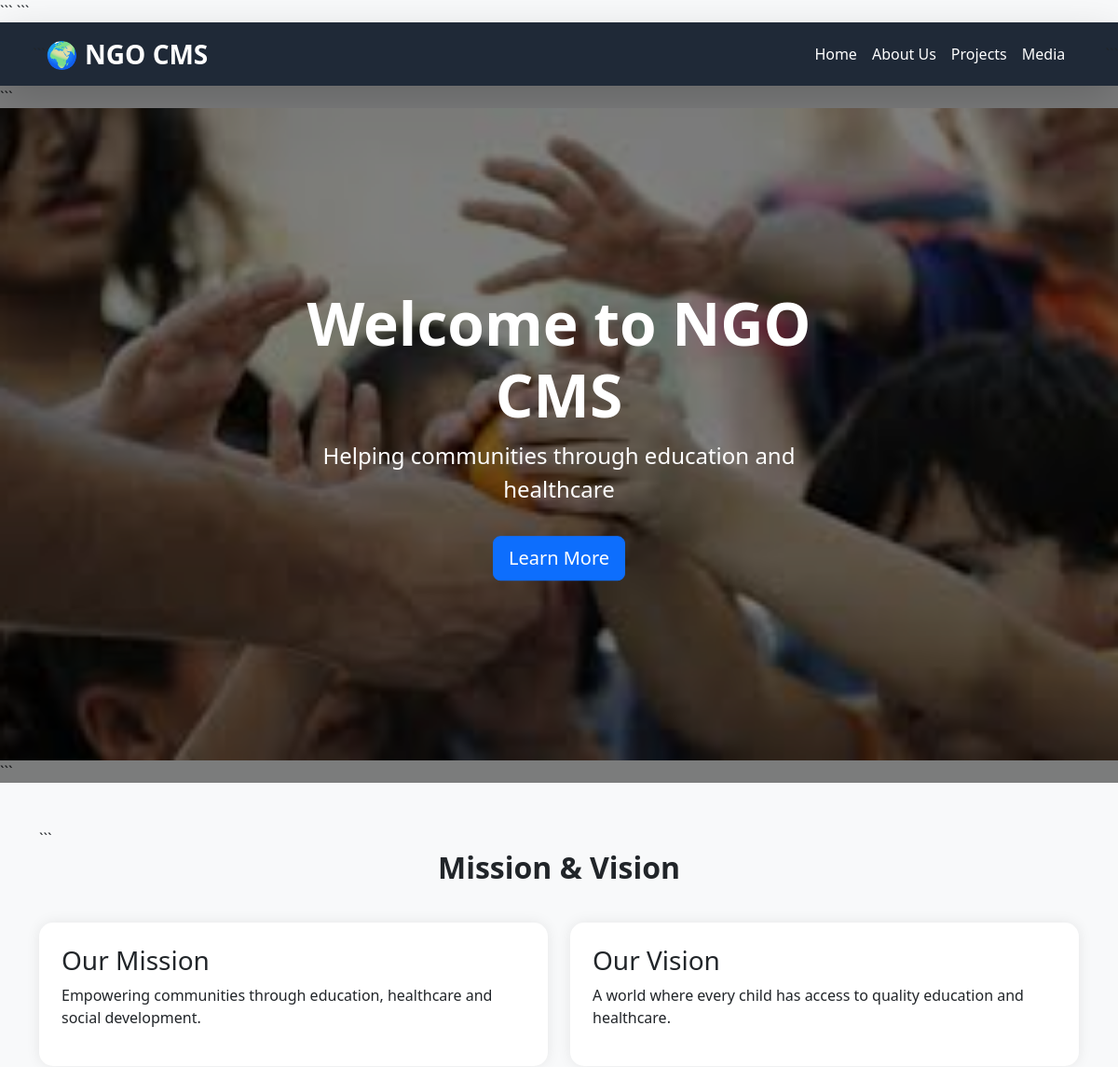
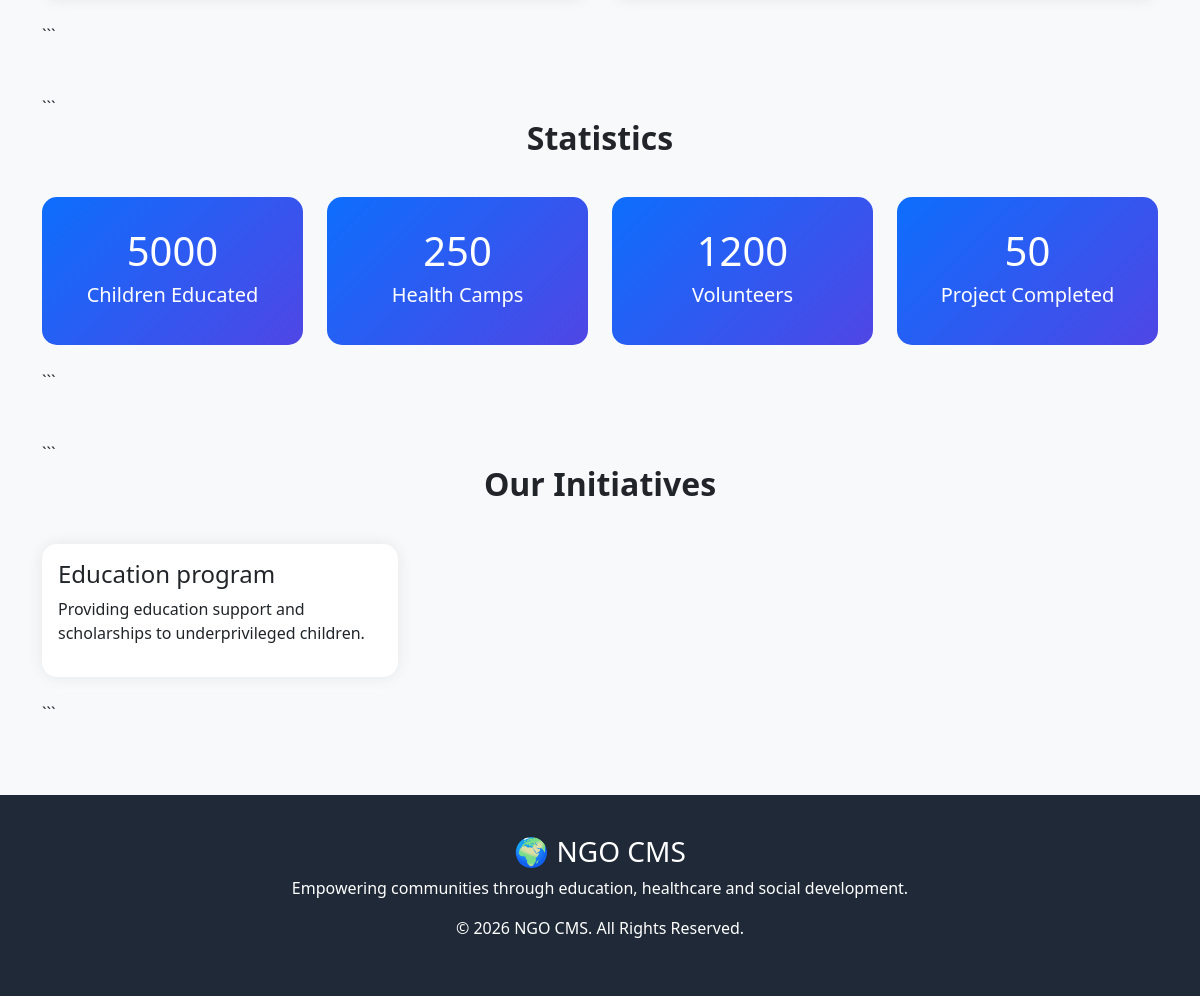
The page / on the database its author committed (2 pictures, top to bottom).
### home/models.py (models this page shows, shortened)
class Banner(models.Model):
    title = models.CharField(max_length=150)
    description = models.TextField()
    image = models.ImageField(upload_to='banners/')
    order = models.IntegerField(default=1)
    status = models.BooleanField(default=True)

class VisionMission(models.Model):
    vision_title = models.CharField(max_length=150)
    vision_description = models.TextField()
    mission_title = models.CharField(max_length=150)
    mission_description = models.TextField()

class Statistic(models.Model):
    label = models.CharField(max_length=100)
    value = models.CharField(max_length=50)
    order = models.IntegerField(default=1)
    status = models.BooleanField(default=True)

class Initiative(models.Model):
    title = models.CharField(max_length=100)
    description = models.TextField()
    image = models.ImageField(upload_to='initiatives/')
    status = models.BooleanField(default=True)

### home/views.py (the view)
# urls.py: path('', home, name='home'),
def home(request):
    banners = Banner.objects.filter(status=True)
    vision_mission = VisionMission.objects.first()
    statistics = Statistic.objects.filter(status=True)
    initiatives = Initiative.objects.filter(status=True)
    context = {
        'banners': banners,
        'vision_mission': vision_mission,
        'statistics': statistics,
        'initiatives': initiatives,
    }
    return render(request, 'home.html', context)

### templates/home.html (shortened to what this page needs)
<!DOCTYPE html>
<html lang="en">
<head>
<link href="https://cdn.jsdelivr.net/npm/bootstrap@5.3.3/dist/css/bootstrap.min.css" rel="stylesheet">
```
</head>
<body>
<nav class="navbar navbar-expand-lg navbar-dark shadow-lg">
    <div class="container">
    <a class="navbar-brand fw-bold fs-3" href="/">
        🌍 NGO CMS
    </a>
    <div class="navbar-nav ms-auto">
    <a class="nav-link text-white" href="/">Home</a>
    <a class="nav-link text-white" href="/about/">About Us</a>
    <a class="nav-link text-white" href="/projects/">Projects</a>
    <a class="nav-link text-white" href="/media/">Media</a>
</div>
</div>
</nav>
{% for banner in banners %}
<div class="hero">
```
<img src="{{ banner.image.url }}" alt="Banner">
<div class="overlay"></div>
<div class="hero-content">
    <h1>{{ banner.title }}</h1>
    <p class="fs-4">{{ banner.description }}</p>
    <a href="/about/" class="btn btn-primary btn-lg mt-3">
        Learn More
    </a>
</div>
```
</div>
{% endfor %}
<div class="container my-5">
```
<h2 class="section-title">Mission & Vision</h2>
<div class="row">
    <div class="col-md-6 mb-4">
        <div class="card p-4 h-100">
            <h3>{{ vision_mission.mission_title }}</h3>
            <p>{{ vision_mission.mission_description }}</p>
        </div>
    </div>
    <div class="col-md-6 mb-4">
        <div class="card p-4 h-100">
            <h3>{{ vision_mission.vision_title }}</h3>
            <p>{{ vision_mission.vision_description }}</p>
        </div>
    </div>
</div>
```
</div>
<div class="container my-5">
```
<h2 class="section-title">Statistics</h2>
<div class="row">
    {% for stat in statistics %}
    <div class="col-md-3 mb-4">
        <div class="stat-card">
            <h1>{{ stat.value }}</h1>
            <h5>{{ stat.label }}</h5>
        </div>
    </div>
    {% endfor %}
</div>
```
</div>
<div class="container my-5">
```
<h2 class="section-title">Our Initiatives</h2>
<div class="row">
    {% for initiative in initiatives %}
    <div class="col-md-4 mb-4">
        <div class="card h-100">
            <div class="card-body">
                <h4>{{ initiative.title }}</h4>
                <p>{{ initiative.description }}</p>
            </div>
        </div>
    </div>
    {% endfor %}
</div>
```
</div>
<footer>
    <h3>🌍 NGO CMS</h3>
    <p>Empowering communities through education, healthcare and social development.</p>
    <p>© 2026 NGO CMS. All Rights Reserved.</p>
</footer>
</body>
</html>

### templates/home.html (style rules this page uses)
body { background:#f8f9fa; }
.navbar { background:#1f2937 !important; }
.hero { position:relative; }
.hero img { width:100%; height:700px; object-fit:cover; }
.overlay { position:absolute; top:0; left:0; width:100%; height:100%; background:rgba(0,0,0,0.5); }
.hero-content { position:absolute; top:50%; left:50%; transform:translate(-50%,-50%); text-align:center; color:white; z-index:2; }
.hero-content h1 { font-size:4rem; font-weight:bold; }
.section-title { text-align:center; margin-bottom:40px; font-weight:bold; }
.card { border:none; border-radius:15px; box-shadow:0 0 15px rgba(0,0,0,0.08); transition:0.3s; }
.stat-card { background:linear-gradient(135deg,#0d6efd,#4f46e5); color:white; padding:30px; border-radius:15px; text-align:center; }
footer { background:#1f2937; color:white; padding:40px; text-align:center; margin-top:70px; }

### rows shown on the page
Banner: image (picture), title "Welcome to NGO CMS", description "Helping communities through education and healthcare"
VisionMission: mission_title "Our Mission", mission_description "Empowering communities through education, healthcare and social development.", vision_title "Our Vision", vision_description "A world where every child has access to quality education and healthcare."
Statistic: value "5000", label "Children Educated"
Statistic: value "250", label "Health Camps"
Statistic: value "1200", label "Volunteers"
Statistic: value "50", label "Project Completed"
Initiative: title "Education program", description "Providing education support and scholarships to underprivileged children."
